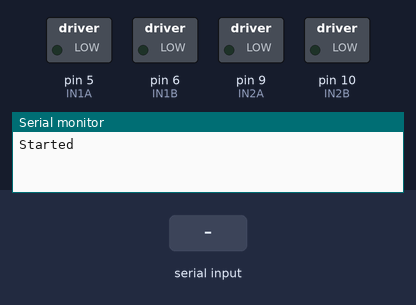
This sketch was run on a simulated Arduino Uno, built with avr-gcc and run on an emulated ATmega328P. Shown: switched loads named in the sketch (green lamp = pin HIGH), the last lines printed to the serial monitor. Inputs (shaded band) come from the test bench.

Above: at 2.2 s.
2.3 s: "F" received over the second serial link
At 3.5 s:
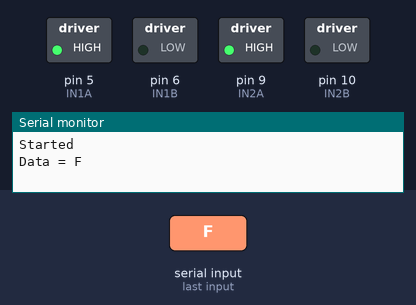
3.8 s: "B" received over the second serial link
At 4.8 s:
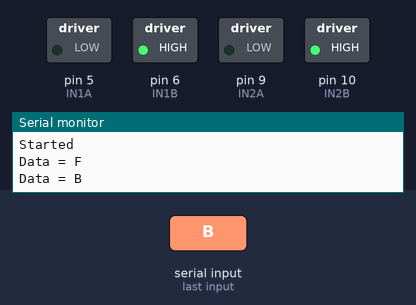
5.3 s: "R" received over the second serial link
At 5.9 s:
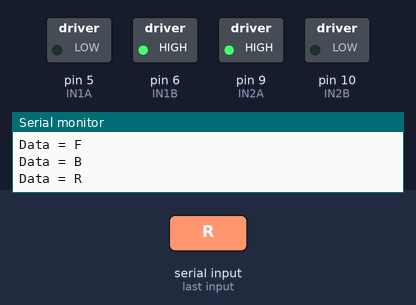
6.8 s: "L" received over the second serial link
At 7.1 s:
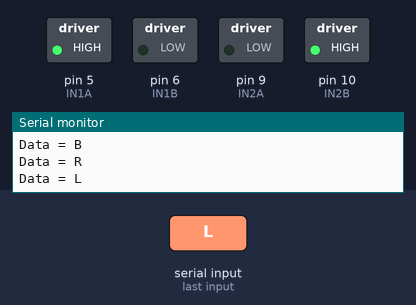
Timing chart, 0 to 9.3 s (numbered marks = the images above; inputs shaded):
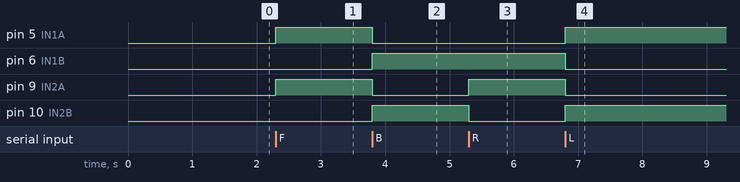

Measured:
- after the input at 2.3 s, pin 5 (IN1A), pin 9 (IN2A): LOW → HIGH at once
- after the input at 3.8 s, pin 5 (IN1A), pin 9 (IN2A): HIGH → LOW at once; pin 6 (IN1B), pin 10 (IN2B): LOW → HIGH at once
- after the input at 5.3 s, pin 9 (IN2A): LOW → HIGH at once; pin 10 (IN2B): HIGH → LOW at once
- after the input at 6.8 s, pin 5 (IN1A), pin 10 (IN2B): LOW → HIGH at once; pin 6 (IN1B), pin 9 (IN2A): HIGH → LOW at once

The sketch:

Arduino_BT_Car_V2.ino
```cpp
#include "nanoConfig.h"

#define IN1A 5
#define IN1B 6
#define IN2A 9
#define IN2B 10

int delay_time = 5;
char currentCommand = ' ';

unsigned long previousMillis = 0;
const long interval = 1; // Interval between speed changes

void setup() {
  // Begin serial communication
  Serial.begin(9600);

  // Begin serial communication with Arduino and HC-05
  mySerial.begin(9600);

  pinMode(IN1A,OUTPUT);
  pinMode(IN1B,OUTPUT);
  pinMode(IN2A,OUTPUT);
  pinMode(IN2B,OUTPUT);

  delay(1000);
  Serial.println("Started");
}

void loop() {
  if (mySerial.available()) {
    currentCommand = mySerial.read();
    Serial.print("Data = ");
    Serial.println(currentCommand); // Print received data
  }

  unsigned long currentMillis = millis();

  //Will execute until next command is not received
  if (currentMillis - previousMillis >= interval) {
    previousMillis = currentMillis;
    controlMotors();
  }
}

void controlMotors() {
  switch (currentCommand) {
    case 'F':
      moveForward();
      break;
    case 'B':
      moveBackward();
      break;
    case 'R':
      turnRight();
      break;
    case 'L':
      turnLeft();
      break;
    default:
      stopMotors();
      break;
  }
}

void moveForward() {

  digitalWrite(IN1A,HIGH);
  digitalWrite(IN1B,LOW);
  digitalWrite(IN2A,HIGH);
  digitalWrite(IN2B,LOW);

}

void moveBackward() {

  digitalWrite(IN1A,LOW);
  digitalWrite(IN1B,HIGH);
  digitalWrite(IN2A,LOW);
  digitalWrite(IN2B,HIGH);

}

void turnRight() {

  digitalWrite(IN1A,LOW);
  digitalWrite(IN1B,HIGH);
  digitalWrite(IN2A,HIGH);
  digitalWrite(IN2B,LOW);

}

void turnLeft() {

  digitalWrite(IN1A,HIGH);
  digitalWrite(IN1B,LOW);
  digitalWrite(IN2A,LOW);
  digitalWrite(IN2B,HIGH);

}

void stopMotors() {

  digitalWrite(IN1A,LOW);
  digitalWrite(IN1B,LOW);
  digitalWrite(IN2A,LOW);
  digitalWrite(IN2B,LOW);

}
```

nanoConfig.h
```cpp
// (licence header left out)
// Include library

#include <SoftwareSerial.h>

//Create software serial object to communicate with HC-05
SoftwareSerial mySerial(2, 3); //HC-05 Tx = D2 Rx = D3
//nano 3 == hc05 tx
//nano 2 == hc05 rx

String version = "Bluetooth Car | version 2.0";
String changelog = "";
```
